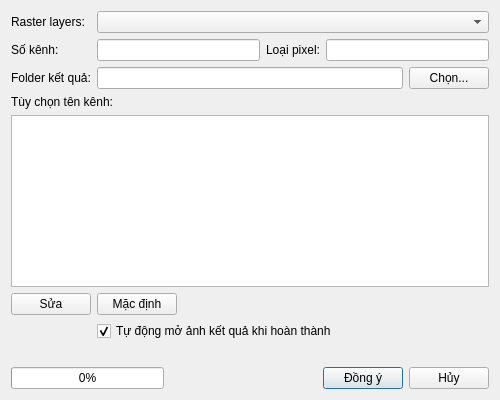
<?xml version="1.0" encoding="UTF-8"?>
<ui version="4.0">
 <class>ImageSplitDialog</class>
 <widget class="QDialog" name="ImageSplitDialog">
  <property name="geometry">
   <rect>
    <x>0</x>
    <y>0</y>
    <width>500</width>
    <height>400</height>
   </rect>
  </property>
  <property name="windowTitle">
   <string>Tách kênh ảnh</string>
  </property>
  <layout class="QGridLayout" name="gridLayout">
   <item row="1" column="1">
    <widget class="QLineEdit" name="bandCountLedr"/>
   </item>
   <item row="0" column="1" colspan="3">
    <widget class="QComboBox" name="rasterLayerCbx">
     <property name="sizePolicy">
      <sizepolicy hsizetype="Expanding" vsizetype="Fixed">
       <horstretch>0</horstretch>
       <verstretch>0</verstretch>
      </sizepolicy>
     </property>
    </widget>
   </item>
   <item row="1" column="0">
    <widget class="QLabel" name="label_2">
     <property name="text">
      <string>Số kênh:</string>
     </property>
    </widget>
   </item>
   <item row="1" column="3">
    <widget class="QLineEdit" name="pixelTypeLedr"/>
   </item>
   <item row="1" column="2">
    <widget class="QLabel" name="label_3">
     <property name="text">
      <string>Loại pixel:</string>
     </property>
    </widget>
   </item>
   <item row="0" column="0">
    <widget class="QLabel" name="label">
     <property name="text">
      <string>Raster layers:</string>
     </property>
    </widget>
   </item>
   <item row="2" column="0">
    <widget class="QLabel" name="label_4">
     <property name="text">
      <string>Folder kết quả:</string>
     </property>
    </widget>
   </item>
   <item row="3" column="0" colspan="2">
    <widget class="QLabel" name="label_6">
     <property name="text">
      <string>Tùy chọn tên kênh:</string>
     </property>
    </widget>
   </item>
   <item row="4" column="0" colspan="4">
    <widget class="QListWidget" name="bandLswg"/>
   </item>
   <item row="9" column="0" colspan="4">
    <layout class="QHBoxLayout" name="horizontalLayout">
     <item>
      <widget class="QProgressBar" name="progressBar">
       <property name="value">
        <number>0</number>
       </property>
      </widget>
     </item>
     <item>
      <spacer name="horizontalSpacer">
       <property name="orientation">
        <enum>Qt::Horizontal</enum>
       </property>
       <property name="sizeHint" stdset="0">
        <size>
         <width>40</width>
         <height>20</height>
        </size>
       </property>
      </spacer>
     </item>
     <item>
      <widget class="QPushButton" name="okBtn">
       <property name="text">
        <string>Đồng ý</string>
       </property>
       <property name="autoDefault">
        <bool>false</bool>
       </property>
       <property name="default">
        <bool>true</bool>
       </property>
      </widget>
     </item>
     <item>
      <widget class="QPushButton" name="cancelBtn">
       <property name="text">
        <string>Hủy</string>
       </property>
       <property name="autoDefault">
        <bool>false</bool>
       </property>
      </widget>
     </item>
    </layout>
   </item>
   <item row="5" column="0" colspan="4">
    <layout class="QHBoxLayout" name="horizontalLayout_2">
     <item>
      <widget class="QPushButton" name="editBandNameBtn">
       <property name="sizePolicy">
        <sizepolicy hsizetype="Minimum" vsizetype="Fixed">
         <horstretch>0</horstretch>
         <verstretch>0</verstretch>
        </sizepolicy>
       </property>
       <property name="text">
        <string>Sửa</string>
       </property>
       <property name="icon">
        <iconset>
         <normaloff>:/myicon/Edit.svg</normaloff>:/myicon/Edit.svg</iconset>
       </property>
      </widget>
     </item>
     <item>
      <widget class="QPushButton" name="defaultBandNameBtn">
       <property name="text">
        <string>Mặc định</string>
       </property>
      </widget>
     </item>
     <item>
      <spacer name="horizontalSpacer_2">
       <property name="orientation">
        <enum>Qt::Horizontal</enum>
       </property>
       <property name="sizeHint" stdset="0">
        <size>
         <width>218</width>
         <height>20</height>
        </size>
       </property>
      </spacer>
     </item>
    </layout>
   </item>
   <item row="2" column="1" colspan="3">
    <layout class="QHBoxLayout" name="horizontalLayout_3">
     <item>
      <widget class="QLineEdit" name="outputFolderLedr"/>
     </item>
     <item>
      <widget class="QPushButton" name="selectFolderBtn">
       <property name="text">
        <string>Chọn...</string>
       </property>
       <property name="icon">
        <iconset>
         <normaloff>:/myicon/Folder.svg</normaloff>:/myicon/Folder.svg</iconset>
       </property>
      </widget>
     </item>
    </layout>
   </item>
   <item row="8" column="0" colspan="4">
    <widget class="QLabel" name="noticeLbl">
     <property name="text">
      <string/>
     </property>
    </widget>
   </item>
   <item row="7" column="1">
    <spacer name="verticalSpacer">
     <property name="orientation">
      <enum>Qt::Vertical</enum>
     </property>
     <property name="sizeHint" stdset="0">
      <size>
       <width>20</width>
       <height>20</height>
      </size>
     </property>
    </spacer>
   </item>
   <item row="6" column="1" colspan="3">
    <widget class="QCheckBox" name="autoAddOutputChbx">
     <property name="text">
      <string>Tự động mở ảnh kết quả khi hoàn thành</string>
     </property>
     <property name="checked">
      <bool>true</bool>
     </property>
    </widget>
   </item>
  </layout>
 </widget>
 <resources>
  <include location="myicon.qrc"/>
 </resources>
 <connections/>
</ui>
